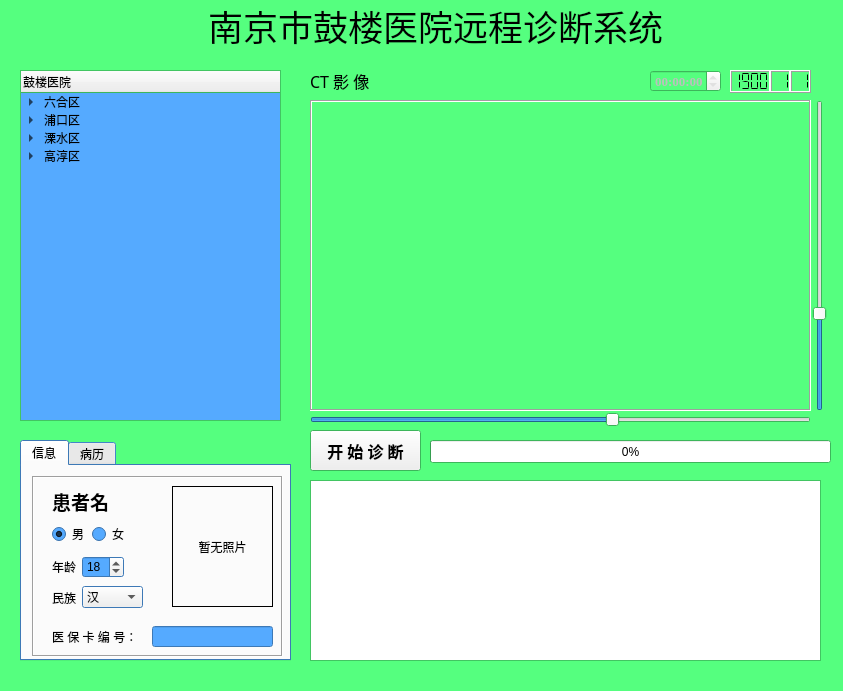
<?xml version="1.0" encoding="UTF-8"?>
<ui version="4.0">
 <class>MainWindow</class>
 <widget class="QMainWindow" name="MainWindow">
  <property name="geometry">
   <rect>
    <x>0</x>
    <y>0</y>
    <width>843</width>
    <height>691</height>
   </rect>
  </property>
  <property name="palette">
   <palette>
    <active>
     <colorrole role="Base">
      <brush brushstyle="SolidPattern">
       <color alpha="255">
        <red>255</red>
        <green>255</green>
        <blue>255</blue>
       </color>
      </brush>
     </colorrole>
     <colorrole role="Window">
      <brush brushstyle="SolidPattern">
       <color alpha="255">
        <red>85</red>
        <green>255</green>
        <blue>127</blue>
       </color>
      </brush>
     </colorrole>
    </active>
    <inactive>
     <colorrole role="Base">
      <brush brushstyle="SolidPattern">
       <color alpha="255">
        <red>255</red>
        <green>255</green>
        <blue>255</blue>
       </color>
      </brush>
     </colorrole>
     <colorrole role="Window">
      <brush brushstyle="SolidPattern">
       <color alpha="255">
        <red>85</red>
        <green>255</green>
        <blue>127</blue>
       </color>
      </brush>
     </colorrole>
    </inactive>
    <disabled>
     <colorrole role="Base">
      <brush brushstyle="SolidPattern">
       <color alpha="255">
        <red>85</red>
        <green>255</green>
        <blue>127</blue>
       </color>
      </brush>
     </colorrole>
     <colorrole role="Window">
      <brush brushstyle="SolidPattern">
       <color alpha="255">
        <red>85</red>
        <green>255</green>
        <blue>127</blue>
       </color>
      </brush>
     </colorrole>
    </disabled>
   </palette>
  </property>
  <property name="windowTitle">
   <string>江苏省2018（宁）远程医疗 测试版v1.0</string>
  </property>
  <property name="autoFillBackground">
   <bool>true</bool>
  </property>
  <widget class="QWidget" name="centralWidget">
   <widget class="QLabel" name="label">
    <property name="geometry">
     <rect>
      <x>150</x>
      <y>0</y>
      <width>571</width>
      <height>51</height>
     </rect>
    </property>
    <property name="font">
     <font>
      <family>华文新魏</family>
      <pointsize>26</pointsize>
      <bold>false</bold>
     </font>
    </property>
    <property name="text">
     <string>南京市鼓楼医院远程诊断系统</string>
    </property>
    <property name="alignment">
     <set>Qt::AlignCenter</set>
    </property>
   </widget>
   <widget class="QTreeWidget" name="treeWidget">
    <property name="geometry">
     <rect>
      <x>20</x>
      <y>70</y>
      <width>261</width>
      <height>351</height>
     </rect>
    </property>
    <property name="palette">
     <palette>
      <active>
       <colorrole role="Base">
        <brush brushstyle="SolidPattern">
         <color alpha="255">
          <red>85</red>
          <green>170</green>
          <blue>255</blue>
         </color>
        </brush>
       </colorrole>
       <colorrole role="Window">
        <brush brushstyle="SolidPattern">
         <color alpha="255">
          <red>85</red>
          <green>255</green>
          <blue>127</blue>
         </color>
        </brush>
       </colorrole>
      </active>
      <inactive>
       <colorrole role="Base">
        <brush brushstyle="SolidPattern">
         <color alpha="255">
          <red>85</red>
          <green>170</green>
          <blue>255</blue>
         </color>
        </brush>
       </colorrole>
       <colorrole role="Window">
        <brush brushstyle="SolidPattern">
         <color alpha="255">
          <red>85</red>
          <green>255</green>
          <blue>127</blue>
         </color>
        </brush>
       </colorrole>
      </inactive>
      <disabled>
       <colorrole role="Base">
        <brush brushstyle="SolidPattern">
         <color alpha="255">
          <red>85</red>
          <green>255</green>
          <blue>127</blue>
         </color>
        </brush>
       </colorrole>
       <colorrole role="Window">
        <brush brushstyle="SolidPattern">
         <color alpha="255">
          <red>85</red>
          <green>255</green>
          <blue>127</blue>
         </color>
        </brush>
       </colorrole>
      </disabled>
     </palette>
    </property>
    <column>
     <property name="text">
      <string>鼓楼医院</string>
     </property>
    </column>
    <item>
     <property name="text">
      <string>六合区</string>
     </property>
     <item>
      <property name="text">
       <string>内科</string>
      </property>
      <item>
       <property name="text">
        <string>神经内科</string>
       </property>
      </item>
      <item>
       <property name="text">
        <string>肾内科</string>
       </property>
      </item>
      <item>
       <property name="text">
        <string>内分泌科</string>
       </property>
      </item>
      <item>
       <property name="text">
        <string>呼吸科</string>
       </property>
      </item>
      <item>
       <property name="text">
        <string>消化科</string>
       </property>
      </item>
      <item>
       <property name="text">
        <string>妇科</string>
       </property>
      </item>
     </item>
     <item>
      <property name="text">
       <string>外科</string>
      </property>
      <item>
       <property name="text">
        <string>肝胆外科</string>
       </property>
      </item>
      <item>
       <property name="text">
        <string>血管外科</string>
       </property>
      </item>
      <item>
       <property name="text">
        <string>心胸外科</string>
       </property>
      </item>
      <item>
       <property name="text">
        <string>耳鼻咽喉科</string>
       </property>
      </item>
     </item>
     <item>
      <property name="text">
       <string>急诊科</string>
      </property>
     </item>
    </item>
    <item>
     <property name="text">
      <string>浦口区</string>
     </property>
     <item>
      <property name="text">
       <string>妇产科</string>
      </property>
     </item>
     <item>
      <property name="text">
       <string>老年医学科</string>
      </property>
     </item>
     <item>
      <property name="text">
       <string>儿科</string>
      </property>
     </item>
    </item>
    <item>
     <property name="text">
      <string>溧水区</string>
     </property>
     <item>
      <property name="text">
       <string>骨科</string>
      </property>
     </item>
     <item>
      <property name="text">
       <string>血管外科</string>
      </property>
     </item>
     <item>
      <property name="text">
       <string>心脏科</string>
      </property>
     </item>
     <item>
      <property name="text">
       <string>脑科</string>
      </property>
     </item>
     <item>
      <property name="text">
       <string>神经内科</string>
      </property>
     </item>
    </item>
    <item>
     <property name="text">
      <string>高淳区</string>
     </property>
     <item>
      <property name="text">
       <string>呼吸科</string>
      </property>
     </item>
     <item>
      <property name="text">
       <string>消化科</string>
      </property>
     </item>
     <item>
      <property name="text">
       <string>泌尿外科</string>
      </property>
     </item>
     <item>
      <property name="text">
       <string>中医科</string>
      </property>
     </item>
    </item>
   </widget>
   <widget class="QLabel" name="CT_Img_Label">
    <property name="geometry">
     <rect>
      <x>310</x>
      <y>100</y>
      <width>501</width>
      <height>311</height>
     </rect>
    </property>
    <property name="frameShape">
     <enum>QFrame::Box</enum>
    </property>
    <property name="frameShadow">
     <enum>QFrame::Sunken</enum>
    </property>
    <property name="text">
     <string/>
    </property>
    <property name="pixmap">
     <pixmap>CT.jpg</pixmap>
    </property>
    <property name="scaledContents">
     <bool>true</bool>
    </property>
    <property name="alignment">
     <set>Qt::AlignCenter</set>
    </property>
   </widget>
   <widget class="QLabel" name="label_3">
    <property name="geometry">
     <rect>
      <x>310</x>
      <y>70</y>
      <width>111</width>
      <height>21</height>
     </rect>
    </property>
    <property name="font">
     <font>
      <family>华文仿宋</family>
      <pointsize>12</pointsize>
      <bold>false</bold>
     </font>
    </property>
    <property name="text">
     <string>CT 影 像</string>
    </property>
   </widget>
   <widget class="QLCDNumber" name="yearLcdNumber">
    <property name="geometry">
     <rect>
      <x>730</x>
      <y>70</y>
      <width>41</width>
      <height>23</height>
     </rect>
    </property>
    <property name="digitCount">
     <number>4</number>
    </property>
    <property name="segmentStyle">
     <enum>QLCDNumber::Flat</enum>
    </property>
    <property name="value" stdset="0">
     <double>1900.000000000000000</double>
    </property>
   </widget>
   <widget class="QLCDNumber" name="monthLcdNumber">
    <property name="geometry">
     <rect>
      <x>770</x>
      <y>70</y>
      <width>21</width>
      <height>23</height>
     </rect>
    </property>
    <property name="digitCount">
     <number>2</number>
    </property>
    <property name="segmentStyle">
     <enum>QLCDNumber::Flat</enum>
    </property>
    <property name="value" stdset="0">
     <double>1.000000000000000</double>
    </property>
   </widget>
   <widget class="QSlider" name="verticalSlider">
    <property name="geometry">
     <rect>
      <x>810</x>
      <y>100</y>
      <width>19</width>
      <height>311</height>
     </rect>
    </property>
    <property name="value">
     <number>30</number>
    </property>
    <property name="orientation">
     <enum>Qt::Vertical</enum>
    </property>
   </widget>
   <widget class="QSlider" name="horizontalSlider">
    <property name="geometry">
     <rect>
      <x>310</x>
      <y>410</y>
      <width>501</width>
      <height>20</height>
     </rect>
    </property>
    <property name="value">
     <number>60</number>
    </property>
    <property name="orientation">
     <enum>Qt::Horizontal</enum>
    </property>
   </widget>
   <widget class="QTimeEdit" name="timeEdit">
    <property name="enabled">
     <bool>false</bool>
    </property>
    <property name="geometry">
     <rect>
      <x>650</x>
      <y>70</y>
      <width>71</width>
      <height>22</height>
     </rect>
    </property>
    <property name="font">
     <font>
      <family>Times New Roman</family>
      <pointsize>10</pointsize>
      <bold>true</bold>
     </font>
    </property>
    <property name="alignment">
     <set>Qt::AlignCenter</set>
    </property>
    <property name="readOnly">
     <bool>true</bool>
    </property>
    <property name="displayFormat">
     <string>HH:mm:ss</string>
    </property>
    <property name="time">
     <time>
      <hour>0</hour>
      <minute>0</minute>
      <second>0</second>
     </time>
    </property>
   </widget>
   <widget class="QPushButton" name="startPushButton">
    <property name="geometry">
     <rect>
      <x>310</x>
      <y>430</y>
      <width>111</width>
      <height>41</height>
     </rect>
    </property>
    <property name="font">
     <font>
      <family>华文仿宋</family>
      <pointsize>12</pointsize>
      <bold>true</bold>
     </font>
    </property>
    <property name="text">
     <string>开 始 诊 断</string>
    </property>
   </widget>
   <widget class="QProgressBar" name="progressBar">
    <property name="geometry">
     <rect>
      <x>430</x>
      <y>440</y>
      <width>401</width>
      <height>23</height>
     </rect>
    </property>
    <property name="value">
     <number>0</number>
    </property>
   </widget>
   <widget class="QTabWidget" name="tabWidget">
    <property name="geometry">
     <rect>
      <x>20</x>
      <y>440</y>
      <width>271</width>
      <height>221</height>
     </rect>
    </property>
    <property name="palette">
     <palette>
      <active>
       <colorrole role="Base">
        <brush brushstyle="SolidPattern">
         <color alpha="255">
          <red>85</red>
          <green>170</green>
          <blue>255</blue>
         </color>
        </brush>
       </colorrole>
       <colorrole role="Window">
        <brush brushstyle="SolidPattern">
         <color alpha="255">
          <red>85</red>
          <green>170</green>
          <blue>255</blue>
         </color>
        </brush>
       </colorrole>
      </active>
      <inactive>
       <colorrole role="Base">
        <brush brushstyle="SolidPattern">
         <color alpha="255">
          <red>85</red>
          <green>170</green>
          <blue>255</blue>
         </color>
        </brush>
       </colorrole>
       <colorrole role="Window">
        <brush brushstyle="SolidPattern">
         <color alpha="255">
          <red>85</red>
          <green>170</green>
          <blue>255</blue>
         </color>
        </brush>
       </colorrole>
      </inactive>
      <disabled>
       <colorrole role="Base">
        <brush brushstyle="SolidPattern">
         <color alpha="255">
          <red>85</red>
          <green>170</green>
          <blue>255</blue>
         </color>
        </brush>
       </colorrole>
       <colorrole role="Window">
        <brush brushstyle="SolidPattern">
         <color alpha="255">
          <red>85</red>
          <green>170</green>
          <blue>255</blue>
         </color>
        </brush>
       </colorrole>
      </disabled>
     </palette>
    </property>
    <property name="currentIndex">
     <number>0</number>
    </property>
    <widget class="QWidget" name="tab">
     <attribute name="title">
      <string>信息</string>
     </attribute>
     <widget class="QFrame" name="frame">
      <property name="geometry">
       <rect>
        <x>10</x>
        <y>10</y>
        <width>251</width>
        <height>181</height>
       </rect>
      </property>
      <property name="palette">
       <palette>
        <active>
         <colorrole role="Base">
          <brush brushstyle="SolidPattern">
           <color alpha="255">
            <red>85</red>
            <green>170</green>
            <blue>255</blue>
           </color>
          </brush>
         </colorrole>
         <colorrole role="Window">
          <brush brushstyle="SolidPattern">
           <color alpha="255">
            <red>85</red>
            <green>170</green>
            <blue>255</blue>
           </color>
          </brush>
         </colorrole>
        </active>
        <inactive>
         <colorrole role="Base">
          <brush brushstyle="SolidPattern">
           <color alpha="255">
            <red>85</red>
            <green>170</green>
            <blue>255</blue>
           </color>
          </brush>
         </colorrole>
         <colorrole role="Window">
          <brush brushstyle="SolidPattern">
           <color alpha="255">
            <red>85</red>
            <green>170</green>
            <blue>255</blue>
           </color>
          </brush>
         </colorrole>
        </inactive>
        <disabled>
         <colorrole role="Base">
          <brush brushstyle="SolidPattern">
           <color alpha="255">
            <red>85</red>
            <green>170</green>
            <blue>255</blue>
           </color>
          </brush>
         </colorrole>
         <colorrole role="Window">
          <brush brushstyle="SolidPattern">
           <color alpha="255">
            <red>85</red>
            <green>170</green>
            <blue>255</blue>
           </color>
          </brush>
         </colorrole>
        </disabled>
       </palette>
      </property>
      <property name="frameShape">
       <enum>QFrame::Box</enum>
      </property>
      <property name="frameShadow">
       <enum>QFrame::Sunken</enum>
      </property>
      <widget class="QLabel" name="nameLabel">
       <property name="geometry">
        <rect>
         <x>20</x>
         <y>10</y>
         <width>71</width>
         <height>31</height>
        </rect>
       </property>
       <property name="font">
        <font>
         <family>华文楷体</family>
         <pointsize>14</pointsize>
         <bold>true</bold>
        </font>
       </property>
       <property name="text">
        <string>患者名</string>
       </property>
      </widget>
      <widget class="QRadioButton" name="maleRadioButton">
       <property name="geometry">
        <rect>
         <x>20</x>
         <y>50</y>
         <width>41</width>
         <height>16</height>
        </rect>
       </property>
       <property name="text">
        <string>男</string>
       </property>
       <property name="checked">
        <bool>true</bool>
       </property>
      </widget>
      <widget class="QRadioButton" name="femaleRadioButton">
       <property name="geometry">
        <rect>
         <x>60</x>
         <y>50</y>
         <width>41</width>
         <height>16</height>
        </rect>
       </property>
       <property name="text">
        <string>女</string>
       </property>
       <property name="checked">
        <bool>false</bool>
       </property>
      </widget>
      <widget class="QLabel" name="photoLabel">
       <property name="geometry">
        <rect>
         <x>140</x>
         <y>10</y>
         <width>101</width>
         <height>121</height>
        </rect>
       </property>
       <property name="frameShape">
        <enum>QFrame::Panel</enum>
       </property>
       <property name="frameShadow">
        <enum>QFrame::Plain</enum>
       </property>
       <property name="text">
        <string>暂无照片</string>
       </property>
       <property name="scaledContents">
        <bool>true</bool>
       </property>
       <property name="alignment">
        <set>Qt::AlignCenter</set>
       </property>
      </widget>
      <widget class="QLabel" name="label_6">
       <property name="geometry">
        <rect>
         <x>20</x>
         <y>80</y>
         <width>54</width>
         <height>21</height>
        </rect>
       </property>
       <property name="text">
        <string>年龄</string>
       </property>
      </widget>
      <widget class="QSpinBox" name="ageSpinBox">
       <property name="geometry">
        <rect>
         <x>50</x>
         <y>80</y>
         <width>42</width>
         <height>22</height>
        </rect>
       </property>
       <property name="value">
        <number>18</number>
       </property>
      </widget>
      <widget class="QLabel" name="label_7">
       <property name="geometry">
        <rect>
         <x>20</x>
         <y>112</y>
         <width>61</width>
         <height>20</height>
        </rect>
       </property>
       <property name="text">
        <string>民族</string>
       </property>
      </widget>
      <widget class="QComboBox" name="ethniComboBox">
       <property name="geometry">
        <rect>
         <x>50</x>
         <y>110</y>
         <width>61</width>
         <height>22</height>
        </rect>
       </property>
       <property name="currentText">
        <string>汉</string>
       </property>
       <item>
        <property name="text">
         <string>汉</string>
        </property>
       </item>
       <item>
        <property name="text">
         <string>满</string>
        </property>
       </item>
       <item>
        <property name="text">
         <string>回</string>
        </property>
       </item>
       <item>
        <property name="text">
         <string>蒙古</string>
        </property>
       </item>
       <item>
        <property name="text">
         <string>壮</string>
        </property>
       </item>
       <item>
        <property name="text">
         <string>藏</string>
        </property>
       </item>
       <item>
        <property name="text">
         <string>维吾尔</string>
        </property>
       </item>
      </widget>
      <widget class="QLabel" name="label_8">
       <property name="geometry">
        <rect>
         <x>20</x>
         <y>150</y>
         <width>91</width>
         <height>21</height>
        </rect>
       </property>
       <property name="text">
        <string>医 保 卡 编 号：</string>
       </property>
      </widget>
      <widget class="QLineEdit" name="ssnLineEdit">
       <property name="enabled">
        <bool>false</bool>
       </property>
       <property name="geometry">
        <rect>
         <x>120</x>
         <y>150</y>
         <width>121</width>
         <height>21</height>
        </rect>
       </property>
       <property name="text">
        <string/>
       </property>
       <property name="readOnly">
        <bool>true</bool>
       </property>
      </widget>
     </widget>
    </widget>
    <widget class="QWidget" name="tab_2">
     <attribute name="title">
      <string>病历</string>
     </attribute>
     <widget class="QTextEdit" name="caseTextEdit">
      <property name="geometry">
       <rect>
        <x>10</x>
        <y>10</y>
        <width>251</width>
        <height>181</height>
       </rect>
      </property>
      <property name="palette">
       <palette>
        <active>
         <colorrole role="Base">
          <brush brushstyle="SolidPattern">
           <color alpha="255">
            <red>255</red>
            <green>255</green>
            <blue>255</blue>
           </color>
          </brush>
         </colorrole>
         <colorrole role="Window">
          <brush brushstyle="SolidPattern">
           <color alpha="255">
            <red>255</red>
            <green>255</green>
            <blue>255</blue>
           </color>
          </brush>
         </colorrole>
        </active>
        <inactive>
         <colorrole role="Base">
          <brush brushstyle="SolidPattern">
           <color alpha="255">
            <red>255</red>
            <green>255</green>
            <blue>255</blue>
           </color>
          </brush>
         </colorrole>
         <colorrole role="Window">
          <brush brushstyle="SolidPattern">
           <color alpha="255">
            <red>255</red>
            <green>255</green>
            <blue>255</blue>
           </color>
          </brush>
         </colorrole>
        </inactive>
        <disabled>
         <colorrole role="Base">
          <brush brushstyle="SolidPattern">
           <color alpha="255">
            <red>255</red>
            <green>255</green>
            <blue>255</blue>
           </color>
          </brush>
         </colorrole>
         <colorrole role="Window">
          <brush brushstyle="SolidPattern">
           <color alpha="255">
            <red>255</red>
            <green>255</green>
            <blue>255</blue>
           </color>
          </brush>
         </colorrole>
        </disabled>
       </palette>
      </property>
      <property name="html">
       <string>&lt;!DOCTYPE HTML PUBLIC &quot;-//W3C//DTD HTML 4.0//EN&quot; &quot;http://www.w3.org/TR/REC-html40/strict.dtd&quot;&gt;
&lt;html&gt;&lt;head&gt;&lt;meta name=&quot;qrichtext&quot; content=&quot;1&quot; /&gt;&lt;meta charset=&quot;utf-8&quot; /&gt;&lt;style type=&quot;text/css&quot;&gt;
p, li { white-space: pre-wrap; }
hr { height: 1px; border-width: 0; }
li.unchecked::marker { content: &quot;\2610&quot;; }
li.checked::marker { content: &quot;\2612&quot;; }
&lt;/style&gt;&lt;/head&gt;&lt;body style=&quot; font-family:'Microsoft YaHei UI'; font-size:9pt; font-weight:400; font-style:normal;&quot;&gt;
&lt;p style=&quot; margin-top:0px; margin-bottom:0px; margin-left:0px; margin-right:0px; -qt-block-indent:0; text-indent:0px;&quot;&gt;&lt;span style=&quot; font-family:'SimSun'; font-size:12pt; font-weight:600;&quot;&gt;尚未填写&lt;/span&gt;&lt;/p&gt;&lt;/body&gt;&lt;/html&gt;</string>
      </property>
     </widget>
    </widget>
   </widget>
   <widget class="QTableView" name="basicTableView">
    <property name="geometry">
     <rect>
      <x>310</x>
      <y>480</y>
      <width>511</width>
      <height>181</height>
     </rect>
    </property>
   </widget>
   <widget class="QLCDNumber" name="dayLcdNumber">
    <property name="geometry">
     <rect>
      <x>790</x>
      <y>70</y>
      <width>21</width>
      <height>23</height>
     </rect>
    </property>
    <property name="digitCount">
     <number>2</number>
    </property>
    <property name="segmentStyle">
     <enum>QLCDNumber::Flat</enum>
    </property>
    <property name="value" stdset="0">
     <double>1.000000000000000</double>
    </property>
   </widget>
  </widget>
  <widget class="QMenuBar" name="menuBar">
   <property name="geometry">
    <rect>
     <x>0</x>
     <y>0</y>
     <width>843</width>
     <height>21</height>
    </rect>
   </property>
  </widget>
 </widget>
 <layoutdefault spacing="6" margin="11"/>
 <resources/>
 <connections/>
</ui>
